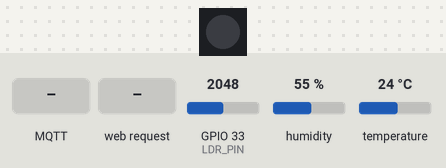
A sketch run on a simulated ESP32. Parts: 1 RGB LEDs in strip order, left to right. The test bench sets the inputs (shaded band); at power-on: GPIO 33 (LDR_PIN) = 2048, humidity 55 %, temperature 24 °C. Dim RGB values are drawn brighter than linear; WiFi joins after 1.5 s; servers stay silent unless stated; random numbers use the default seed unless the sketch sets one; no MQTT or app messages arrive unless stated; not simulated (calls return 0 or success): secrets.h; names the files do not define were given values by the test bench: MQTT_PORT = 1883; what the sketch prints to the serial monitor is not drawn.

Above: at 2.7 s.
2.8 s: MQTT message "1" arrives on the first subscribed topic
At 2.95 s:
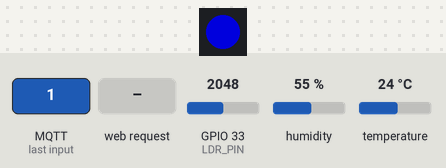
6.3 s: HTTP request GET /set-color?hex=alert received
At 7.3 s:
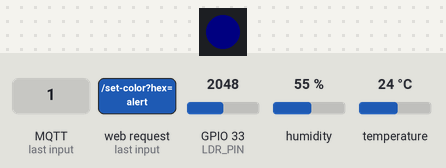
Timing chart, 0 to 9.3 s (numbered marks = the images above; inputs shaded):
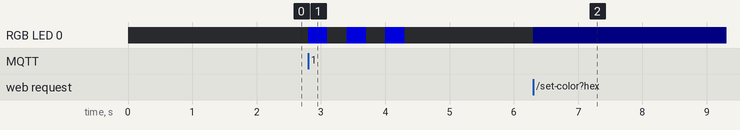

Measured:
- after the input at 2.8 s, RGB LED 0: alternates RGB(0, 0, 150) for 0.30 s and off for 0.30 s, 6 changes in all, then stays off, starting at once
- after the input at 6.3 s, RGB LED 0: off → RGB(0, 0, 5) at once

The sketch:

MeasureDevice.ino
```cpp
// ============================================================
//  MeasureDevice — IoT Sensor Station
//  Reads temperature, humidity, and luminosity.
//  Publishes sensor data via MQTT.
//  Subscribes to messaging topic for LED alerts.
//  Serves a web dashboard for monitoring and LED control.
// ============================================================

#include "config.h"

#include <WiFi.h>
#if MQTT_USE_TLS
#include <WiFiClientSecure.h>
#else
#include <WiFiClient.h>
#endif
#include <PubSubClient.h>
#include <WebServer.h>
#include <DHT.h>
#include <FastLED.h>
#include <ArduinoJson.h>

#include "secrets.h"
#include "webpage.h"

// ============================================================
//  OBJECTS
// ============================================================
CRGB leds[NUM_LEDS];
DHT dht(DHT_PIN, DHT_TYPE);
#if MQTT_USE_TLS
WiFiClientSecure secureClient;
PubSubClient mqttClient(secureClient);
#else
WiFiClient mqttNetClient;
PubSubClient mqttClient(mqttNetClient);
#endif
WebServer server(WEB_SERVER_PORT);

// ============================================================
//  STATE
// ============================================================

// Sensor readings
float temperature = 0.0;
float humidity    = 0.0;
int   luminosity  = 0;

// LED state
CRGB userColor   = CRGB::Black;
bool ledEnabled  = false;

// Blink state machine
enum BlinkMode { BLINK_NONE, BLINK_NORMAL, BLINK_ALERT };
BlinkMode blinkMode       = BLINK_NONE;
int       blinkStep       = 0;
int       blinkTotalSteps = 0;
unsigned long lastBlinkTime = 0;

// Timers
unsigned long lastSensorRead    = 0;
unsigned long lastMqttReconnect = 0;

// ============================================================
//  SENSOR HELPERS
// ============================================================

int calculateLux(int rawADC) {
  int inverted = 4095 - rawADC;
  float voltage = inverted / 4095.0 * 3.3;
  if (voltage <= 0) return 0;

  float resistance = 2000.0 * voltage / (1.0 - voltage / 5.0);
  float luxValue = pow(LDR_RL10 * 1e3 * pow(10, LDR_GAMMA) / resistance,
                       1.0 / LDR_GAMMA);
  return constrain((int)luxValue, 0, 100000);
}

void readSensors() {
  float t = dht.readTemperature();
  float h = dht.readHumidity();
  int   raw = analogRead(LDR_PIN);

  if (!isnan(t)) temperature = t;
  if (!isnan(h)) humidity    = h;
  luminosity = calculateLux(raw);
}

// ============================================================
//  LED BLINK STATE MACHINE
// ============================================================

void startBlink(BlinkMode mode) {
  blinkMode       = mode;
  blinkStep       = 0;
  blinkTotalSteps = (mode == BLINK_NORMAL)
                        ? NORMAL_MSG_BLINK_COUNT * 2
                        : ALERT_MSG_BLINK_COUNT * 2;
  lastBlinkTime   = millis();

  // Show first state immediately
  leds[0] = (mode == BLINK_NORMAL) ? CRGB::Blue : CRGB::Red;
  FastLED.show();
}

void updateBlink() {
  if (blinkMode == BLINK_NONE) return;

  unsigned long now = millis();
  if (now - lastBlinkTime < LED_BLINK_INTERVAL) return;
  lastBlinkTime = now;
  blinkStep++;

  if (blinkStep >= blinkTotalSteps) {
    // Finished — restore user LED state
    blinkMode = BLINK_NONE;
    leds[0]   = ledEnabled ? userColor : CRGB::Black;
    FastLED.show();
    return;
  }

  bool isOn = (blinkStep % 2 == 0);

  if (blinkMode == BLINK_NORMAL) {
    leds[0] = isOn ? CRGB::Blue : CRGB::Black;
  } else {  // BLINK_ALERT
    leds[0] = isOn ? CRGB::Red : CRGB::Yellow;
  }
  FastLED.show();
}

// ============================================================
//  MQTT
// ============================================================

void onMqttMessage(char* topic, byte* payload, unsigned int length) {
  String topicStr(topic);

  if (topicStr == MQTT_TOPIC_MSG) {
    char buf[256];
    unsigned int len = min(length, (unsigned int)255);
    memcpy(buf, payload, len);
    buf[len] = '\0';

    StaticJsonDocument<256> doc;
    if (deserializeJson(doc, buf)) return;

    String type = doc["type"] | "normal";

    if (type == "alert") {
      startBlink(BLINK_ALERT);
    } else {
      startBlink(BLINK_NORMAL);
    }
    Serial.printf("[MQTT] Message — type: %s\n", type.c_str());
  }
}

void connectMqtt() {
  String clientId = String(MQTT_CLIENT_ID) + "-" + String(random(0xFFFF), HEX);
  Serial.printf("[MQTT] Connecting as %s...\n", clientId.c_str());

  if (mqttClient.connect(clientId.c_str(), MQTT_USER, MQTT_PASS)) {
    Serial.println("[MQTT] Connected");
    mqttClient.subscribe(MQTT_TOPIC_MSG);
    Serial.printf("[MQTT] Subscribed to %s\n", MQTT_TOPIC_MSG);
  } else {
    Serial.printf("[MQTT] Failed, rc=%d\n", mqttClient.state());
  }
}

void publishSensorData() {
  if (!mqttClient.connected()) return;

  char payload[128];
  snprintf(payload, sizeof(payload),
           "{\"temperature\":%.1f,\"humidity\":%.1f,\"luminosity\":%d}",
           temperature, humidity, luminosity);

  mqttClient.publish(MQTT_TOPIC_DATA, payload);
  Serial.printf("[MQTT] Published T=%.1f H=%.1f L=%d\n",
                temperature, humidity, luminosity);
}

// ============================================================
//  WEB SERVER HANDLERS
// ============================================================

void handleRoot() {
  server.send(200, "text/html", WEBPAGE_HTML);
}

void handleData() {
  StaticJsonDocument<256> doc;
  doc["temp"]     = temperature;
  doc["hum"]      = humidity;
  doc["lux"]      = luminosity;
  doc["ledState"] = ledEnabled;
  doc["mqtt"]     = mqttClient.connected();

  String json;
  serializeJson(doc, json);
  server.send(200, "application/json", json);
}

void handleSetColor() {
  if (server.hasArg("hex")) {
    long color = strtol(server.arg("hex").c_str(), NULL, 16);
    userColor  = CRGB(color);
    ledEnabled = true;
    leds[0]    = userColor;
    FastLED.show();
  }
  server.send(200, "text/plain", "OK");
}

void handleSetState() {
  if (server.hasArg("state")) {
    ledEnabled = (server.arg("state") == "1");
    leds[0]    = ledEnabled ? userColor : CRGB::Black;
    FastLED.show();
  }
  server.send(200, "text/plain", "OK");
}

void handleReset() {
  server.send(200, "text/plain", "Restarting...");
  delay(500);
  ESP.restart();
}

// ============================================================
//  SETUP
// ============================================================

void setup() {
  Serial.begin(115200);
  Serial.println("\n=============================");
  Serial.println("  MeasureDevice Starting...");
  Serial.println("=============================\n");

  // Hardware init
  FastLED.addLeds<WS2812, LED_PIN, GRB>(leds, NUM_LEDS);
  FastLED.setBrightness(LED_BRIGHTNESS);
  dht.begin();

  // WiFi
  WiFi.mode(WIFI_STA);
  WiFi.begin(WIFI_SSID, WIFI_PASS);
  Serial.printf("[WIFI] Connecting to %s", WIFI_SSID);
  while (WiFi.status() != WL_CONNECTED) {
    delay(500);
    Serial.print(".");
  }
  Serial.printf("\n[WIFI] Connected — IP: %s\n",
                WiFi.localIP().toString().c_str());

  // MQTT
#if MQTT_USE_TLS
  secureClient.setInsecure();
#endif
  mqttClient.setServer(MQTT_HOST, MQTT_PORT);
  mqttClient.setCallback(onMqttMessage);
  connectMqtt();

  // Web server
  server.on("/",          handleRoot);
  server.on("/data",      handleData);
  server.on("/set-color", handleSetColor);
  server.on("/set-state", handleSetState);
  server.on("/reset",     handleReset);
  server.begin();
  Serial.printf("[WEB] Server started on port %d\n", WEB_SERVER_PORT);
}

// ============================================================
//  LOOP
// ============================================================

void loop() {
  unsigned long now = millis();

  // --- MQTT keep-alive & reconnect ---
  if (!mqttClient.connected()) {
    if (now - lastMqttReconnect > MQTT_RECONNECT_INTERVAL) {
      lastMqttReconnect = now;
      connectMqtt();
    }
  } else {
    mqttClient.loop();
  }

  // --- Read sensors & publish ---
  if (now - lastSensorRead > SENSOR_READ_INTERVAL) {
    lastSensorRead = now;
    readSensors();
    publishSensorData();
  }

  // --- LED blink state machine ---
  updateBlink();

  // --- Web server ---
  server.handleClient();
}
```

webpage.h
```cpp
#ifndef WEBPAGE_H
#define WEBPAGE_H

const char WEBPAGE_HTML[] PROGMEM = R"rawliteral(
<!DOCTYPE HTML><html>
<head>
  <meta name="viewport" content="width=device-width, initial-scale=1">
  <title>IoT Dashboard</title>
  <link href="https://cdn.jsdelivr.net/npm/bootstrap@5.1.3/dist/css/bootstrap.min.css" rel="stylesheet">
  <script src="https://cdn.jsdelivr.net/npm/chart.js"></script>
  <style>
    body { background-color: #121212; color: #ffffff; font-family: sans-serif; }
    .card { background-color: #1e1e1e; border: none; margin-bottom: 20px; box-shadow: 0 4px 8px rgba(0,0,0,0.3); }

    /* Input Styling */
    input[type="color"] { border: none; width: 100%; height: 50px; cursor: pointer; border-radius: 5px; }
    .form-switch .form-check-input { width: 3em; height: 1.5em; cursor: pointer; }

    .status-badge { font-size: 0.9rem; padding: 10px; border-radius: 5px; display: inline-block; width: 100%; text-align: center;}

    /* Chart Height */
    canvas { max-height: 250px; }
  </style>
</head>
<body>
  <div class="container mt-4">

    <div class="d-flex justify-content-between align-items-center mb-4">
      <h2>IoT Control Center</h2>
      <div class="d-flex gap-2">
         <span id="connStatus" class="badge bg-secondary status-badge" style="min-width:100px;">Connecting...</span>
         <button class="btn btn-outline-danger btn-sm" onclick="resetDevice()">&#x21bb; Reset</button>
      </div>
    </div>

    <div class="row">
      <div class="col-12">
        <div class="card p-3">
          <div class="row align-items-center">
            <div class="col-md-6">
               <label class="form-label text-muted">LED Color</label>
               <input type="color" id="colorPicker" value="#000000" onchange="updateColor()">
            </div>
            <div class="col-md-6 mt-3 mt-md-0 d-flex justify-content-between align-items-center">
               <span class="fs-5">Master Power</span>
               <div class="form-check form-switch">
                 <input class="form-check-input" type="checkbox" id="ledToggle" onchange="toggleLed()">
               </div>
               <span id="ledStateText" class="text-muted" style="width: 40px;">OFF</span>
            </div>
          </div>
        </div>
      </div>
    </div>

    <div class="row">

      <div class="col-md-4">
        <div class="card p-3">
          <div class="d-flex justify-content-between">
            <h5 class="text-danger">Temperature</h5>
            <div><span id="temp" class="fs-4 fw-bold">--</span> <span class="unit">&deg;C</span></div>
          </div>
          <canvas id="tempChart"></canvas>
        </div>
      </div>

      <div class="col-md-4">
        <div class="card p-3">
          <div class="d-flex justify-content-between">
            <h5 class="text-info">Humidity</h5>
            <div><span id="hum" class="fs-4 fw-bold">--</span> <span class="unit">%</span></div>
          </div>
          <canvas id="humChart"></canvas>
        </div>
      </div>

      <div class="col-md-4">
        <div class="card p-3">
          <div class="d-flex justify-content-between">
            <h5 class="text-warning">Light</h5>
            <div><span id="lux" class="fs-4 fw-bold">--</span> <span class="unit">Lux</span></div>
          </div>
          <canvas id="luxChart"></canvas>
        </div>
      </div>

    </div>
  </div>

<script>
  // --- BASE CHART SETTINGS ---
  const baseConfig = {
    responsive: true,
    animation: false,
    plugins: { legend: { display: false } },
    scales: {
      x: { ticks: { display: false }, grid: { display: false } }
    }
  };

  // --- 1. TEMPERATURE CHART (-10 to 50) ---
  const ctxTemp = document.getElementById('tempChart').getContext('2d');
  const chartTemp = new Chart(ctxTemp, {
    type: 'line',
    data: { labels: [], datasets: [{ borderColor: '#ff6384', borderWidth: 2, fill: true, backgroundColor: 'rgba(255, 99, 132, 0.2)', data: [] }] },
    options: {
      ...baseConfig,
      scales: {
        ...baseConfig.scales,
        y: {
          min: -10,
          max: 50,
          ticks: { color: '#888' }, grid: { color: '#333' }
        }
      }
    }
  });

  // --- 2. HUMIDITY CHART (0 to 100) ---
  const ctxHum = document.getElementById('humChart').getContext('2d');
  const chartHum = new Chart(ctxHum, {
    type: 'line',
    data: { labels: [], datasets: [{ borderColor: '#36a2eb', borderWidth: 2, fill: true, backgroundColor: 'rgba(54, 162, 235, 0.2)', data: [] }] },
    options: {
      ...baseConfig,
      scales: {
        ...baseConfig.scales,
        y: {
          min: 0,
          max: 100,
          ticks: { color: '#888' }, grid: { color: '#333' }
        }
      }
    }
  });

  // --- 3. LIGHT CHART (Adaptive: 0 to 1000+) ---
  const ctxLux = document.getElementById('luxChart').getContext('2d');
  const chartLux = new Chart(ctxLux, {
    type: 'line',
    data: { labels: [], datasets: [{ borderColor: '#ffcd56', borderWidth: 2, fill: true, backgroundColor: 'rgba(255, 205, 86, 0.2)', data: [] }] },
    options: {
      ...baseConfig,
      scales: {
        ...baseConfig.scales,
        y: {
          suggestedMin: 0,
          suggestedMax: 1000, // Starts at 1000, but expands if brighter
          ticks: { color: '#888' }, grid: { color: '#333' }
        }
      }
    }
  });

  // --- UI & LOGIC ---
  const statusEl = document.getElementById('connStatus');
  const toggleEl = document.getElementById('ledToggle');

  function updateColor() {
    const color = document.getElementById('colorPicker').value;
    fetch('/set-color?hex=' + color.substring(1)).catch(console.log);
    if(!toggleEl.checked) { toggleEl.checked = true; }
  }

  function toggleLed() {
    const state = toggleEl.checked;
    document.getElementById('ledStateText').innerText = state ? "ON" : "OFF";
    fetch('/set-state?state=' + (state ? '1' : '0')).catch(console.log);
  }

  function resetDevice() {
    if(confirm("Restart device?")) {
      fetch('/reset').then(() => {
        alert("Restarting... Reloading in 10s.");
        setTimeout(() => location.reload(), 10000);
      });
    }
  }

  function updateStatus(state) {
    statusEl.classList.remove('bg-secondary', 'bg-success', 'bg-warning', 'bg-danger', 'text-dark');
    statusEl.classList.add('text-white');
    if (state === 'ok') {
        statusEl.innerText = "MQTT\nOnline";
        statusEl.classList.add('bg-success');
    } else if (state === 'mqtt_err') {
        statusEl.innerText = "MQTT Error";
        statusEl.classList.add('bg-warning', 'text-dark');
    } else {
        statusEl.innerText = "Lost";
        statusEl.classList.add('bg-danger');
    }
  }

  // --- DATA LOOP ---
  setInterval(function() {
    fetch('/data')
      .then(r => r.ok ? r.json() : Promise.reject(r))
      .then(data => {
        // Update Text
        document.getElementById('temp').innerText = data.temp.toFixed(1);
        document.getElementById('hum').innerText = data.hum.toFixed(0);
        document.getElementById('lux').innerText = data.lux;

        // Update Visuals
        if(document.activeElement !== toggleEl) {
             toggleEl.checked = data.ledState;
             document.getElementById('ledStateText').innerText = data.ledState ? "ON" : "OFF";
        }
        updateStatus(data.mqtt ? 'ok' : 'mqtt_err');

        // Update Charts
        const time = new Date().toLocaleTimeString();
        const updateChart = (chart, val) => {
           if(chart.data.labels.length > 20) {
             chart.data.labels.shift();
             chart.data.datasets[0].data.shift();
           }
           chart.data.labels.push(time);
           chart.data.datasets[0].data.push(val);
           chart.update();
        };

        updateChart(chartTemp, data.temp);
        updateChart(chartHum, data.hum);
        updateChart(chartLux, data.lux);
      })
      .catch(e => updateStatus('lost'));
  }, 2000);
</script>
</body>
</html>
)rawliteral";

#endif
```

Source omitted: config.h (2542 bytes)
